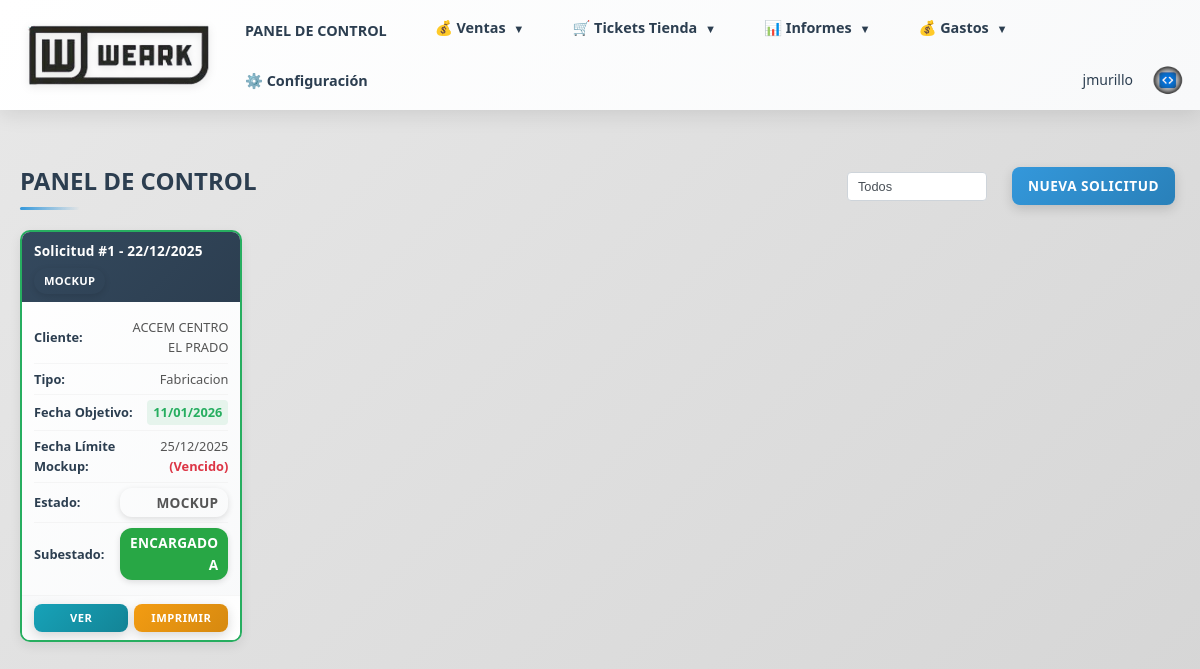
Page / (signed in) on the earlier database version.
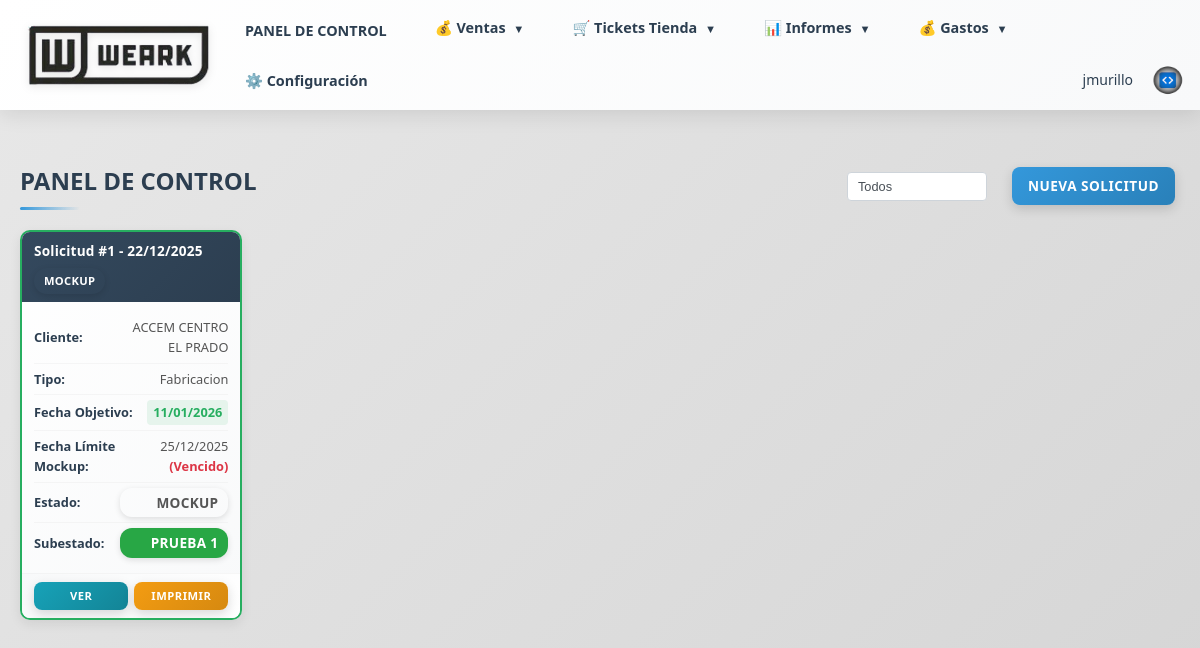
Same page on the later database version.
### models.py (models this page shows, shortened)
class Usuario(db.Model, UserMixin):
    __tablename__ = 'usuarios'
    id = db.Column(db.Integer, primary_key=True)
    usuario = db.Column(db.String(80), nullable=False, unique=True)
    password_hash = db.Column(db.String(255), nullable=False)
    correo = db.Column(db.String(100), nullable=False)
    telefono = db.Column(db.String(50))
    rol = db.Column(db.String(50), nullable=False)  # comercial, administracion, supervisor, usuario
    fecha_creacion = db.Column(db.DateTime, default=datetime.utcnow)
    ultimo_acceso = db.Column(db.DateTime)
    activo = db.Column(db.Boolean, default=True, nullable=False)
    def is_supervisor(self):
        return self.rol == 'supervisor'

class Presupuesto(db.Model):
    __tablename__ = 'presupuestos'
    id = db.Column(db.Integer, primary_key=True)
    comercial_id = db.Column(db.Integer, db.ForeignKey('comerciales.id'), nullable=False)
    cliente_id = db.Column(db.Integer, db.ForeignKey('clientes.id'), nullable=False)
    tipo_pedido = db.Column(db.String(50), nullable=False)  # confeccion, bordado, serigrafia, sublimacion, varios
    estado = db.Column(db.String(50), nullable=False, default='presupuesto')  # presupuesto, aceptado, mockup, en preparacion, terminado, entregado al cliente
    subestado = db.Column(db.String(50), nullable=True)  # Para mockup: enviado a cliente, prueba 1, prueba 2, aceptado. Para en preparacion: hacer marcada, imprimir, calandra, corte, confeccion, sublimacion, bordado
    fecha_limite_mockup = db.Column(db.Date, nullable=True)
    mockup_encargado_a_id = db.Column(db.Integer, db.ForeignKey('usuarios.id'), nullable=True)
    forma_pago = db.Column(db.Text)
    imagen_diseno = db.Column(db.String(255))
    imagen_portada = db.Column(db.String(255))  # Imagen de portada (primera página)
    imagen_adicional_1 = db.Column(db.String(255))  # Imagen adicional 1 (segunda página)
    descripcion_imagen_1 = db.Column(db.Text)  # Descripción de imagen adicional 1
    imagen_adicional_2 = db.Column(db.String(255))  # Imagen adicional 2 (segunda página)
    descripcion_imagen_2 = db.Column(db.Text)  # Descripción de imagen adicional 2
    imagen_adicional_3 = db.Column(db.String(255))  # Imagen adicional 3 (segunda página)
    descripcion_imagen_3 = db.Column(db.Text)  # Descripción de imagen adicional 3
    imagen_adicional_4 = db.Column(db.String(255))  # Imagen adicional 4 (segunda página)
    descripcion_imagen_4 = db.Column(db.Text)  # Descripción de imagen adicional 4
    imagen_adicional_5 = db.Column(db.String(255))  # Imagen adicional 5 (segunda página)
    descripcion_imagen_5 = db.Column(db.Text)  # Descripción de imagen adicional 5
    seguimiento = db.Column(db.Text)
    fecha_presupuesto = db.Column(db.Date)  # Fecha cuando se marcó como presupuesto (usa fecha_creacion si no existe)
    fecha_aceptado = db.Column(db.Date)  # Fecha cuando se aceptó
    fecha_mockup = db.Column(db.Date)  # Fecha cuando entró en estado mockup
    fecha_en_preparacion = db.Column(db.Date)  # Fecha cuando se marcó como en preparación
    fecha_terminado = db.Column(db.Date)  # Fecha cuando se marcó como terminado
    fecha_entregado_cliente = db.Column(db.Date)  # Fecha cuando se entregó al cliente
    fecha_diseno = db.Column(db.Date)  # Deprecated
    fecha_diseno_finalizado = db.Column(db.Date)  # Deprecated
    fecha_todo_listo = db.Column(db.Date)  # Deprecated
    fecha_enviado = db.Column(db.Date)  # Deprecated
    fecha_rechazado = db.Column(db.Date)  # Deprecated
    fecha_aceptacion = db.Column(db.Date)  # Alias de fecha_aceptado para compatibilidad
    fecha_objetivo = db.Column(db.Date)  # Fecha objetivo de entrega
    fecha_entrega_trabajo = db.Column(db.Date)
    fecha_envio_taller = db.Column(db.Date)
    fecha_entrega_bordados = db.Column(db.Date)
    fecha_entrega_cliente = db.Column(db.Date)
    fecha_pendiente_enviar = db.Column(db.Date)  # Deprecated: usar fecha_presupuesto
    fecha_envio = db.Column(db.Date)  # Deprecated: usar fecha_enviado
    fecha_respuesta = db.Column(db.Date)  # Deprecated: usar fecha_aceptado o fecha_rechazado
    fecha_creacion = db.Column(db.DateTime, default=datetime.utcnow)
    lineas = db.relationship('LineaPresupuesto', backref='presupuesto', lazy=True, cascade='all, delete-orphan')
    mockup_encargado_a = db.relationship('Usuario', foreign_keys=[mockup_encargado_a_id], backref='mockups_encargados')

class Cliente(db.Model, UserMixin):
    __tablename__ = 'clientes'
    id = db.Column(db.Integer, primary_key=True)
    nombre = db.Column(db.String(200), nullable=False)
    alias = db.Column(db.String(200))  # Alias o nombre alternativo
    nif = db.Column(db.String(20))  # NIF/CIF del cliente
    direccion = db.Column(db.Text)
    poblacion = db.Column(db.String(100))  # Población
    provincia = db.Column(db.String(100))  # Provincia
    codigo_postal = db.Column(db.String(10))  # Código Postal
    pais = db.Column(db.String(100), default='España')  # País
    telefono = db.Column(db.String(50))  # Teléfono fijo
    movil = db.Column(db.String(50))  # Teléfono móvil
    email = db.Column(db.String(100))
    categoria = db.Column(db.String(50))  # Categoría: hosteleria, clinica, colegio, emerita, carnaval, transporte, varios
    personas_contacto = db.Column(db.Text)  # Personas de contacto
    anotaciones = db.Column(db.Text)  # Anotaciones adicionales
    usuario_web = db.Column(db.String(80), unique=True, nullable=True)  # Usuario para acceso web
    password_hash = db.Column(db.String(255), nullable=True)  # Contraseña hash
    fecha_creacion = db.Column(db.DateTime, default=datetime.utcnow)
    fecha_alta = db.Column(db.Date)  # Fecha de alta del cliente
    ultimo_acceso = db.Column(db.DateTime)
    comercial_id = db.Column(db.Integer, db.ForeignKey('comerciales.id'), nullable=True)
    comercial = db.relationship('Comercial', backref='clientes_asignados', lazy=True)
    pedidos = db.relationship('Pedido', backref='cliente', lazy=True)
    presupuestos = db.relationship('Presupuesto', backref='cliente', lazy=True)

### routes/index.py (the view)
@index_bp.route('/')
@login_required
def index():
    try:
        filtro_activo = request.args.get('filtro', '')
        from sqlalchemy.orm import joinedload
        from models import LineaPresupuesto
        from sqlalchemy import or_
        estados_mostrar = ['aceptado', 'mockup', 'en preparacion', 'terminado', 'entregado al cliente']
        query = Presupuesto.query.filter(
            Presupuesto.estado.in_(estados_mostrar)
        )
        if filtro_activo == 'solo_mockup':
            query = query.filter(Presupuesto.estado == 'mockup')
        elif filtro_activo == 'solo_en_preparacion':
            query = query.filter(Presupuesto.estado == 'en preparacion')
        solicitudes = query.options(
            joinedload(Presupuesto.cliente)
        ).all()
        hoy = datetime.now().date()
        from extensions import db
        necesita_commit = False
        for solicitud in solicitudes:
            if solicitud.fecha_aceptado and not solicitud.fecha_objetivo:
                solicitud.fecha_objetivo = solicitud.fecha_aceptado + timedelta(days=20)
                necesita_commit = True
            if solicitud.fecha_objetivo:
                dias_restantes = (solicitud.fecha_objetivo - hoy).days
                if dias_restantes <= 5:
                    solicitud.fecha_class = 'urgente'
                elif dias_restantes <= 10:
                    solicitud.fecha_class = 'proxima'
                else:
                    solicitud.fecha_class = 'ok'
            else:
                solicitud.fecha_class = ''
        if necesita_commit:
            try:
                db.session.commit()
            except Exception as e:
                db.session.rollback()
                print(f"Error al guardar fechas objetivo: {e}")
        solicitudes.sort(key=lambda s: (
            s.fecha_objetivo if s.fecha_objetivo else datetime.max.date(),
            s.fecha_aceptado if s.fecha_aceptado else datetime.max.date()
        ))
        return render_template('index.html', solicitudes=solicitudes, hoy=hoy, filtro_activo=filtro_activo)
    except Exception as e:
        import traceback
        error_msg = f"Error en index: {str(e)}\n{traceback.format_exc()}"
        print(error_msg)
        flash(f'Error al cargar el panel de control: {str(e)}', 'error')
        hoy = datetime.now().date()
        filtro_activo = request.args.get('filtro', '')
        return render_template('index.html', solicitudes=[], hoy=hoy, filtro_activo=filtro_activo)

### app.py (called while the page is built)
@login_manager.user_loader
def load_user(user_id):
    from models import Usuario, Cliente
    if user_id.startswith('cliente_'):
        cliente_id = int(user_id.replace('cliente_', ''))
        cliente = Cliente.query.get(cliente_id)
        if cliente and cliente.tiene_acceso_web():
            return cliente
        return None
    else:
        return Usuario.query.get(int(user_id))

### templates/index.html (shortened to what this page needs)
{% extends "base.html" %}
{% block content %}
<div style="display: flex; align-items: center; justify-content: space-between; margin-bottom: 20px; flex-wrap: wrap; gap: 15px;">
    <h2 style="font-size: 1.5rem; margin: 0;">PANEL DE CONTROL</h2>
    <div style="display: flex; align-items: center; gap: 10px; flex-wrap: wrap;">
        <form method="GET" action="{{ url_for('index.index') }}" style="display: inline-block; margin: 0;">
            <select name="filtro" id="filtro" onchange="this.form.submit()" style="padding: 6px 10px; border: 1px solid #ced4da; border-radius: 4px; font-size: 0.8rem; background: white; color: #495057; cursor: pointer; margin-right: 10px;">
                <option value="">Todos</option>
            </select>
        </form>
        <a href="{{ url_for('solicitudes.nueva_solicitud') }}" class="btn btn-primary" style="padding: 8px 16px; font-size: 0.85rem;">Nueva Solicitud</a>
    </div>
</div>
{% if solicitudes %}
<div class="pedidos-grid">
    {% for solicitud in solicitudes %}
    <div class="pedido-card {% if solicitud.fecha_class %}pedido-{{ solicitud.fecha_class }}{% endif %}">
        <div class="pedido-card-header">
            <div class="pedido-id">
                Solicitud #{{ solicitud.id }}{% if solicitud.fecha_aceptado %} - {{ solicitud.fecha_aceptado.strftime('%d/%m/%Y') }}{% endif %}
            </div>
            <span class="badge badge-estado-{{ solicitud.estado|lower|replace(' ', '-') }}">{{ solicitud.estado|title }}</span>
        </div>
        <div class="pedido-card-body">
            <div class="pedido-info-item">
                <strong>Cliente:</strong>
                <span>{{ solicitud.cliente.nombre if solicitud.cliente else 'N/A' }}</span>
            </div>
            <div class="pedido-info-item">
                <strong>Tipo:</strong>
                <span>{{ solicitud.tipo_pedido|title }}</span>
            </div>
            <div class="pedido-info-item">
                <strong>Fecha Objetivo:</strong>
                <span>
                    {% if solicitud.fecha_objetivo %}
                        <span class="fecha-objetivo {{ solicitud.fecha_class }}">
                            {{ solicitud.fecha_objetivo.strftime('%d/%m/%Y') }}
                        </span>
                    {% else %}
                        -
                    {% endif %}
                </span>
            </div>
            {% if solicitud.estado == 'mockup' and solicitud.fecha_limite_mockup and hoy is defined %}
            <div class="pedido-info-item">
                <strong>Fecha Límite Mockup:</strong>
                <span>
                    {% set dias_restantes = (solicitud.fecha_limite_mockup - hoy).days %}
                    <span class="fecha-limite-mockup {% if dias_restantes < 0 %}urgente{% elif dias_restantes <= 1 %}proxima{% else %}ok{% endif %}">
                        {{ solicitud.fecha_limite_mockup.strftime('%d/%m/%Y') }}
                        {% if dias_restantes < 0 %}
                            <span style="color: #dc3545; font-weight: bold;">(Vencido)</span>
                        {% elif dias_restantes == 0 %}
                            <span style="color: #ffc107; font-weight: bold;">(Hoy)</span>
                        {% elif dias_restantes <= 1 %}
                            <span style="color: #ffc107;">({{ dias_restantes }} día)</span>
                        {% else %}
                            <span style="color: #28a745;">({{ dias_restantes }} días)</span>
                        {% endif %}
                    </span>
                </span>
            </div>
            {% endif %}
            <div class="pedido-info-item">
                <strong>Estado:</strong>
                <span class="badge badge-estado-{{ solicitud.estado|lower|replace(' ', '-') }}" style="padding: 4px 10px; border-radius: 12px; font-size: 0.85rem; font-weight: 600;">
                    {{ solicitud.estado|title }}
                </span>
            </div>
            {% if solicitud.subestado %}
            <div class="pedido-info-item">
                <strong>Subestado:</strong>
                <span class="badge badge-estado-{{ solicitud.subestado|lower|replace(' ', '-') }}" style="padding: 4px 10px; border-radius: 12px; font-size: 0.85rem; font-weight: 600; background: #28a745; color: white;">
                    {{ solicitud.subestado|title }}
                </span>
            </div>
            {% endif %}
        </div>
        <div class="pedido-card-actions">
            <a href="{{ url_for('solicitudes.ver_solicitud', solicitud_id=solicitud.id) }}" class="btn btn-info">Ver</a>
            <a href="{{ url_for('solicitudes.descargar_pdf_solicitud', solicitud_id=solicitud.id) }}" class="btn btn-warning" target="_blank">Imprimir</a>
        </div>
    </div>
    {% endfor %}
</div>
{% else %}
<p>No hay solicitudes activas. <a href="{{ url_for('solicitudes.nueva_solicitud') }}">Crear primera solicitud</a></p>
{% endif %}
{% endblock %}

### templates/base.html (shortened to what this page needs)
<!DOCTYPE html>
<html lang="es">
<head>
    <link rel="stylesheet" href="{{ url_for('static', filename='css/style.css') }}">
</head>
<body>
    <header>
        <div class="container header-wrapper">
            <a href="{{ url_for('index.index') }}" style="text-decoration: none; display: flex; align-items: center;">
                <img src="{{ url_for('static', filename='logo_base.png') }}" alt="Logo" class="header-logo">
            </a>
            <nav id="mainNav">
                {% if current_user.is_authenticated %}
                    <a href="{{ url_for('index.index') }}">PANEL DE CONTROL</a>
                    <div class="dropdown">
                        <a href="#" class="dropdown-toggle">💰 Ventas <span class="dropdown-arrow">▼</span></a>
                    </div>
                    <div class="dropdown">
                        <a href="#" class="dropdown-toggle">🛒 Tickets Tienda <span class="dropdown-arrow">▼</span></a>
                    </div>
                    <div class="dropdown">
                        <a href="#" class="dropdown-toggle">📊 Informes <span class="dropdown-arrow">▼</span></a>
                    </div>
                    <div class="dropdown">
                        <a href="#" class="dropdown-toggle">💰 Gastos <span class="dropdown-arrow">▼</span></a>
                    </div>
                    {% if current_user.is_supervisor() %}
                        <a href="{{ url_for('configuracion.index') }}">⚙️ Configuración</a>
                    {% endif %}
                    <div class="user-menu">
                        <span class="user-name">{{ current_user.usuario }}</span>
                        <a href="{{ url_for('auth.logout') }}" class="logout-btn-circle" title="Cerrar Sesión">
                            <img src="{{ url_for('static', filename='logo_jm.png') }}" alt="Cerrar Sesión" style="width: 100%; height: 100%; object-fit: contain;">
                        </a>
                    </div>
                {% endif %}
            </nav>
        </div>
    </header>
    <div class="container">
        {% block content %}{% endblock %}
    </div>
</body>
</html>

Differences in the rows shown:
changed Presupuesto "MOCKUP": subestado "ENCARGADO A" → "PRUEBA 1"
